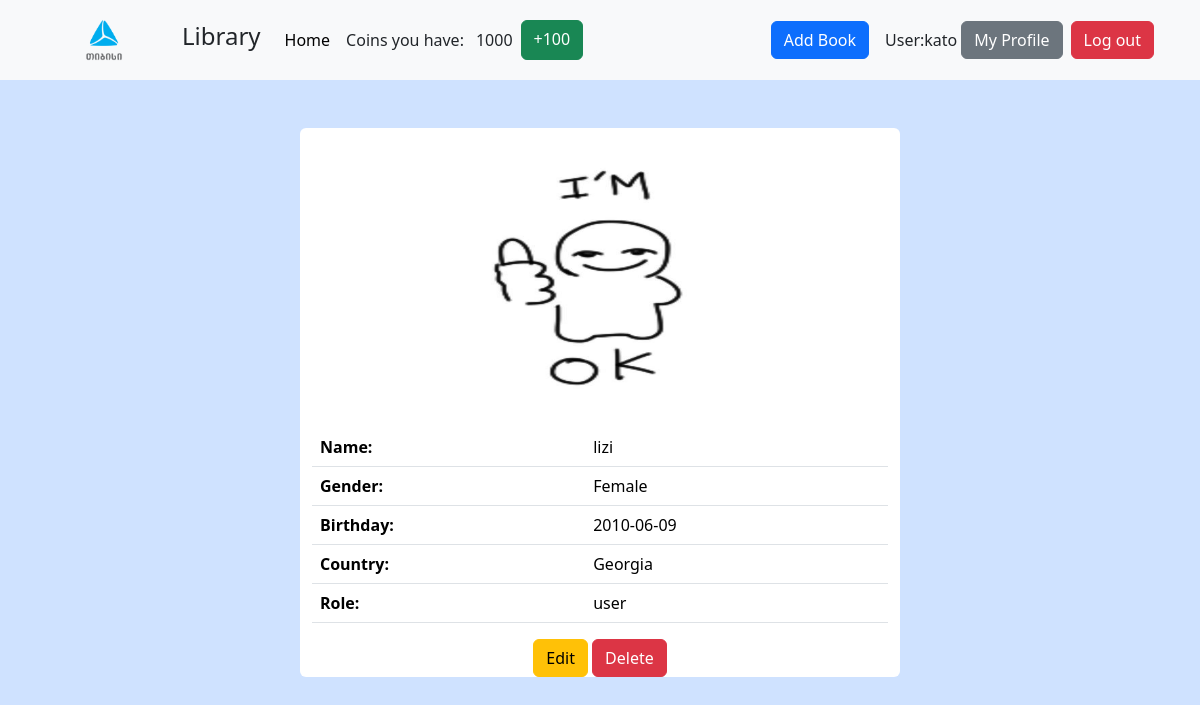
The page /profile/2 (signed in) on the database its author committed.
### models.py (models this page shows, shortened)
class User(db.Model, UserMixin):
    __tablename__ = "users"
    id = db.Column(db.Integer, primary_key=True)
    username = db.Column(db.String, unique=True)
    password = db.Column(db.String)
    gender = db.Column(db.String)
    birthday = db.Column(db.Date)
    country = db.Column(db.String)
    profile_image = db.Column(db.String)
    coins = db.Column(db.Integer)
    role = db.Column(db.String)
    owned_books = db.Column(db.String)

### routes.py (the view)
@app.route("/profile/<int:user_id>")
@login_required
def profile(user_id):
    user = User.query.get(user_id)
    return render_template("profile.html", userinfo=user)

### models.py (called while the page is built)
@login_manager.user_loader
def load_user (user_id):
    return User.query.get(user_id)

### templates/profile.html
{%extends "base.html"%}
{%block content%}
<div class="container bg-white rounded w-50 mt-3 mb-2 text-center">
    <img width="500" height="300" src="/static/{{ userinfo['profile_image'] }}"/>
    <table class="table">
        <thead>
        <th> Name:</th>
        <td>{{ userinfo ["username"] }}</td>
        </thead>
        <tbody>
        <tr>
            <th> Gender:</th>
            <td>{{ userinfo ["gender"] }}</td>
        </tr>
        <tr>
            <th> Birthday:</th>
            <td>{{ userinfo ["birthday"] }}</td>
        </tr>
        <tr>
            <th> Country:</th>
            <td>{{ userinfo ["country"] }}</td>
        </tr>
        <tr>
            <th> Role:</th>
            <td>{{ userinfo ["role"] }}</td>
        </tr>
        </tbody>
    </table>
    <a href="/edit_user/{{ userinfo['id'] }}" class="btn btn-warning">Edit</a>
    <a href="/delete_user/{{ userinfo['id'] }}" class="btn btn-danger">Delete</a>
</div>
{% endblock %}

### templates/base.html (shortened to what this page needs)
<html>
<head>
    <link href="https://cdn.jsdelivr.net/npm/bootstrap@5.3.6/dist/css/bootstrap.min.css" rel="stylesheet"
>
</head>
<body class="bg-primary-subtle">
<nav class="navbar navbar-expand-lg bg-body-tertiary mb-5">
    <div class="container">
        <a class="btn btn-light" href="https://www.tbceducation.ge/"><img class="mx-4" src="/static/tbc-logo.png" width="50" height="50"></a>
        <h4 class="mx-3">Library</h4>
        <div class="collapse navbar-collapse" id="navbarSupportedContent">
            <ul class="navbar-nav me-auto mb-2 mb-lg-0">
                <li class="nav-item">
                    <a class="nav-link active" aria-current="page" href="/">Home</a>
                </li>
                {% if current_user.is_authenticated %}
                <li class="mx-2 my-2"> Coins you have:</li>
                <li class="mx-1 my-2">{{current_user["coins"]}}</li>
                {% endif %}
                {% if current_user.role == "admin" %}
                <a class="btn btn-success mx-1" href="/add_coins" role="button">+100</a>
                {% endif %}
            </ul>
            {% if not current_user.is_authenticated %}
                <a class="btn btn-primary mx-1" href="/login" role="button">Login</a>
                <a class="btn btn-primary mx-1" href="/signup" role="button">Sign up</a>
            {% else %}
                {% if current_user.role == "admin" %}
                <a class="btn btn-primary mx-3" href="/add_book"  role="button">Add Book</a>
                {% endif %}
                <label>User: </label>
                <label>{{ current_user.username }}</label>
                <a class="btn btn-secondary mx-1" href="/profile/{{current_user.id}}" role="button">My Profile</a>
                <a class="btn btn-danger mx-1" href="/logout"  role="button">Log out</a>
            {% endif %}
        </div>
    </div>
</nav>
{%block content%}
{%endblock%}
</body>
</html>

### rows shown on the page
User: coins "1000", username "kato"
User: profile_image (picture), username "lizi", gender "Female", birthday "2010-06-09", country "Georgia", role "user"
